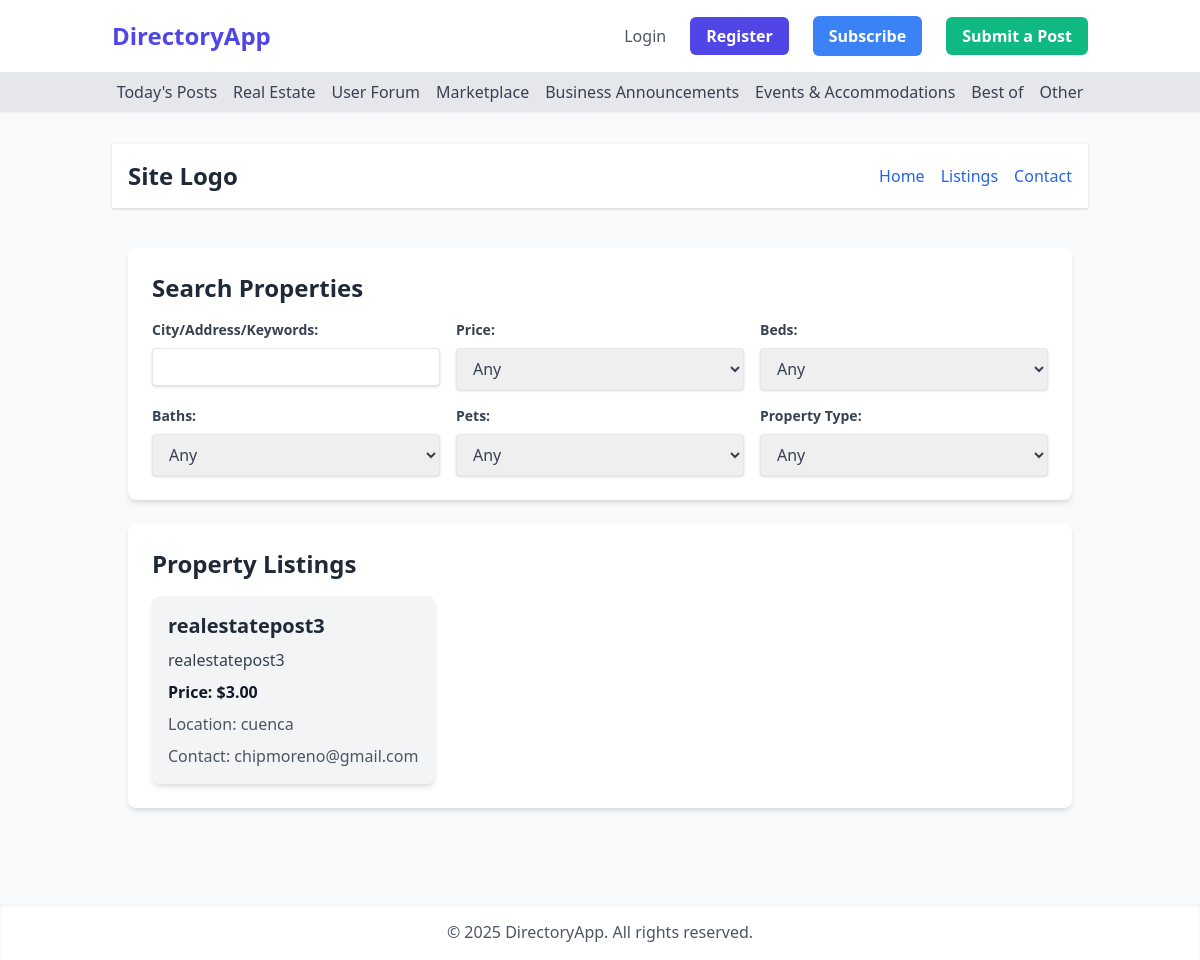
Before: /real_estate with the older database file.
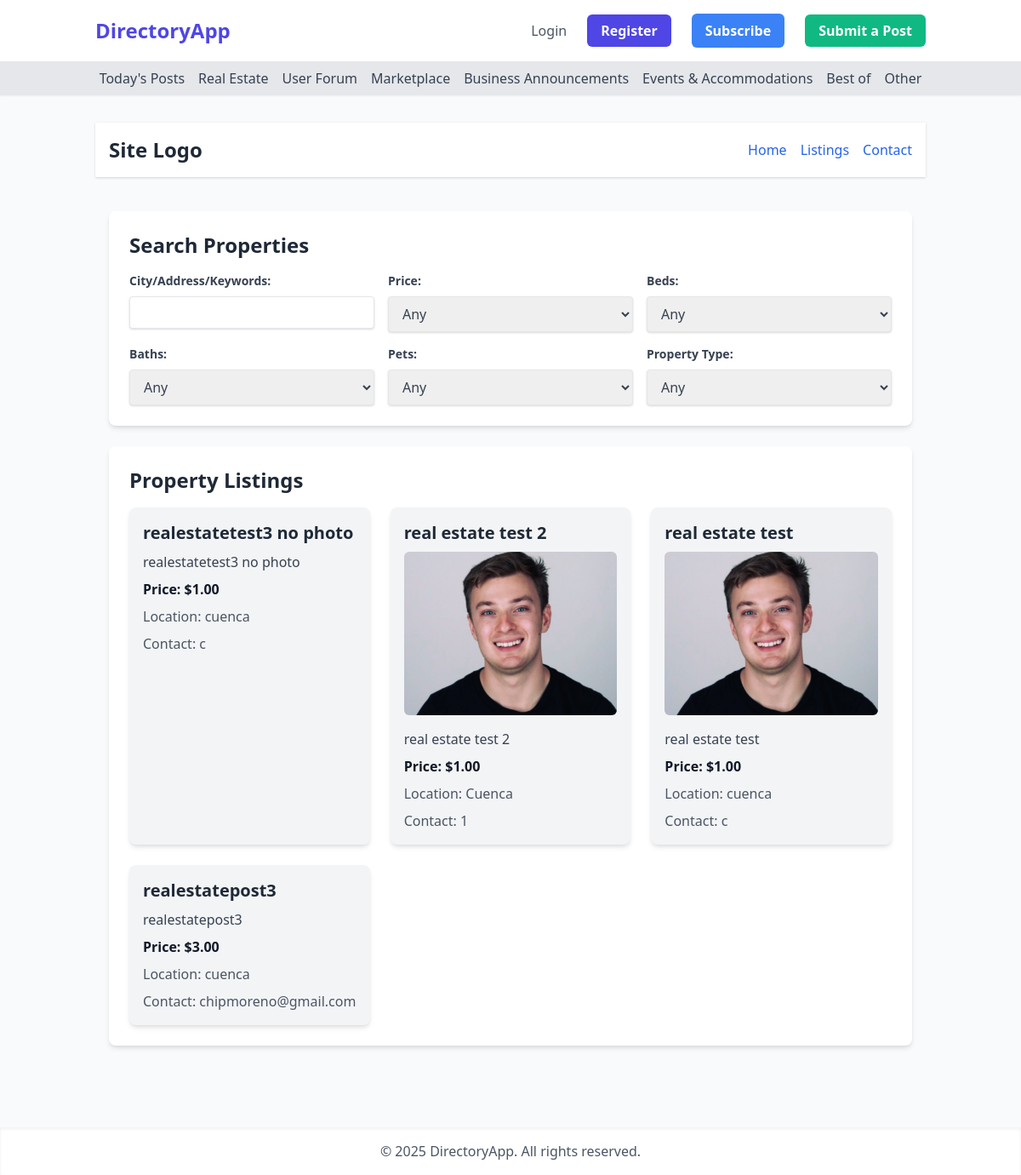
After: the same page with the newer database file.
### app/models.py (models this page shows, shortened)
class Post(db.Model):
    __tablename__ = 'posts'
    id = db.Column(db.Integer, primary_key=True)
    title = db.Column(db.String(120), nullable=False)
    description = db.Column(db.Text, nullable=False)
    price = db.Column(db.Numeric(10, 2), nullable=False)
    location = db.Column(db.String(120), nullable=False)
    contact_info = db.Column(db.Text, nullable=False)
    is_active = db.Column(db.Boolean, default=True)
    created_at = db.Column(db.DateTime, default=datetime.utcnow)
    user_id = db.Column(db.Integer, db.ForeignKey('users.id'), nullable=False)
    category = db.Column(db.String(50), nullable=False, default='general')
    photos = db.relationship('Photo', backref='post', lazy=True)

class Photo(db.Model):
    __tablename__ = 'photos'
    id = db.Column(db.Integer, primary_key=True)
    filename = db.Column(db.String(120), nullable=False)
    post_id = db.Column(db.Integer, db.ForeignKey('posts.id'), nullable=False)

### app/main/routes.py (the view)
@main_bp.route('/real_estate')
def real_estate():
    posts = Post.query.filter_by(is_active=True, category='real-estate').order_by(Post.created_at.desc()).all()
    return render_template('real_estate.html', title='Real Estate', posts=posts)

### app/templates/real_estate.html (shortened to what this page needs)
{% extends "base.html" %}
{% block content %}
<header class="bg-white shadow p-4 mb-6">
    <div class="container mx-auto flex justify-between items-center">
        <div class="text-2xl font-bold text-gray-800">Site Logo</div>
        <nav>
            <ul class="flex space-x-4">
                <li><a href="#" class="text-blue-600 hover:underline">Home</a></li>
                <li><a href="#" class="text-blue-600 hover:underline">Listings</a></li>
                <li><a href="#" class="text-blue-600 hover:underline">Contact</a></li>
            </ul>
        </nav>
    </div>
</header>
<main class="container mx-auto p-4">
    <div id="search-container" class="bg-white p-6 rounded-lg shadow-md mb-6">
        <h2 class="text-2xl font-bold text-gray-800 mb-4">Search Properties</h2>
    </div>
    <div class="property-listings bg-white p-6 rounded-lg shadow-md">
        <h2 class="text-2xl font-bold text-gray-800 mb-4">Property Listings</h2>
        {% if posts %}
            <div class="grid grid-cols-1 md:grid-cols-2 lg:grid-cols-3 gap-6">
                {% for post in posts %}
                    <div class="bg-gray-100 p-4 rounded-lg shadow-md">
                        <h3 class="text-xl font-bold text-gray-800 mb-2">{{ post.title }}</h3>
                        {% if post.photos %}
                            {% set first_photo = post.photos[0] %}
                            <img src="{{ url_for('static', filename='uploads/' + first_photo.filename) }}" alt="{{ post.title }}" class="w-full h-48 object-cover rounded-md mb-4">
                        {% endif %}
                        <p class="text-gray-700 mb-2">{{ post.description }}</p>
                        <p class="text-gray-900 font-semibold mb-2">Price: ${{ "%.2f"|format(post.price) }}</p>
                        <p class="text-gray-600 mb-2">Location: {{ post.location }}</p>
                        <p class="text-gray-600">Contact: {{ post.contact_info }}</p>
                    </div>
                {% endfor %}
            </div>
        {% else %}
            <p>No property listings available.</p>
        {% endif %}
    </div>
</main>
{% endblock %}

### app/templates/base.html (shortened to what this page needs)
<!DOCTYPE html>
<html lang="en">
<head>
    <link href="https://cdn.jsdelivr.net/npm/tailwindcss@2.2.19/dist/tailwind.min.css" rel="stylesheet">
</head>
<body class="bg-gray-50 font-sans antialiased">
    <nav class="bg-white shadow-md">
        <div class="container mx-auto px-6 py-4">
            <div class="flex justify-between items-center">
                <a class="text-2xl font-bold text-indigo-600 hover:text-indigo-800" href="{{ url_for('main.index') }}">DirectoryApp</a>
                <div class="hidden lg:flex lg:items-center" id="navbar-collapse">
                    <ul class="flex items-center space-x-6 ml-auto">
                        {% if current_user.is_authenticated %}
                            <li><span class="text-gray-800 font-semibold">Welcome, {{ current_user.username }}</span></li>
                            <li><a class="text-gray-600 hover:text-indigo-600" href="{{ url_for('auth.logout') }}">Logout</a></li>
                        {% else %}
                            <li><a class="text-gray-600 hover:text-indigo-600" href="{{ url_for('auth.login') }}">Login</a></li>
                            <li><a class="bg-indigo-600 hover:bg-indigo-700 text-white font-bold py-2 px-4 rounded-md transition duration-300" href="{{ url_for('auth.register') }}">Register</a></li>
                        {% endif %}
                    </ul>
                    <a href="#" class="bg-blue-500 hover:bg-blue-600 text-white font-bold py-2 px-4 rounded-md transition duration-300 ml-6">
                        Subscribe
                    </a>
                    <div class="relative ml-6">
                        {% if current_user.is_authenticated %}
                        <button id="dropdown-toggle" class="bg-green-500 hover:bg-green-600 text-white font-bold py-2 px-4 rounded-md transition duration-300">
                            Submit a Post
                        </button>
                        <div id="dropdown-menu" class="absolute right-0 mt-2 w-56 bg-white rounded-md shadow-lg z-10 hidden">
                            <a href="{{ url_for('main.submit_post', category='display-ad-banner') }}" class="block px-4 py-2 text-sm text-gray-700 hover:bg-gray-100">Display ad / Banner</a>
                            <a href="{{ url_for('main.submit_post', category='article-story') }}" class="block px-4 py-2 text-sm text-gray-700 hover:bg-gray-100">Article / Story</a>
                            <a href="{{ url_for('main.submit_post', category='help-people') }}" class="block px-4 py-2 text-sm text-gray-700 hover:bg-gray-100">Help (People)</a>
                            <a href="{{ url_for('main.submit_post', category='animals') }}" class="block px-4 py-2 text-sm text-gray-700 hover:bg-gray-100">Animals</a>
                            <a href="{{ url_for('main.submit_post', category='thank-you-note') }}" class="block px-4 py-2 text-sm text-gray-700 hover:bg-gray-100">Thank you note</a>
                            <a href="{{ url_for('main.submit_post', category='lost-and-found') }}" class="block px-4 py-2 text-sm text-gray-700 hover:bg-gray-100">Lost and Found</a>
                            <a href="{{ url_for('main.submit_post', category='general-post') }}" class="block px-4 py-2 text-sm text-gray-700 hover:bg-gray-100">General Post</a>
                            <a href="{{ url_for('main.submit_post', category='questions') }}" class="block px-4 py-2 text-sm text-gray-700 hover:bg-gray-100">Questions</a>
                            <a href="{{ url_for('main.submit_post', category='looking-for') }}" class="block px-4 py-2 text-sm text-gray-700 hover:bg-gray-100">Looking for</a>
                            <a href="{{ url_for('main.submit_post', category='events-activities') }}" class="block px-4 py-2 text-sm text-gray-700 hover:bg-gray-100">Events / Activities</a>
                            <a href="{{ url_for('main.submit_post', category='items-for-sale') }}" class="block px-4 py-2 text-sm text-gray-700 hover:bg-gray-100">Items for Sale</a>
                            <a href="{{ url_for('main.submit_post', category='recommendations') }}" class="block px-4 py-2 text-sm text-gray-700 hover:bg-gray-100">Recommendations</a>
                            <a href="{{ url_for('main.submit_post', category='services') }}" class="block px-4 py-2 text-sm text-gray-700 hover:bg-gray-100">Services</a>
                            <a href="{{ url_for('main.submit_post', category='business') }}" class="block px-4 py-2 text-sm text-gray-700 hover:bg-gray-100">Business</a>
                            <a href="{{ url_for('main.submit_post', category='food-entertainment') }}" class="block px-4 py-2 text-sm text-gray-700 hover:bg-gray-100">Food / Entertainment</a>
                            <a href="{{ url_for('main.submit_post', category='real-estate') }}" class="block px-4 py-2 text-sm text-gray-700 hover:bg-gray-100">Real Estate</a>
                        </div>
                        {% else %}
                        <a href="{{ url_for('auth.login') }}" class="bg-green-500 hover:bg-green-600 text-white font-bold py-2 px-4 rounded-md transition duration-300">
                            Submit a Post
                        </a>
                        {% endif %}
                    </div>
                </div>
            </div>
        </div>
    </nav>
    <nav class="bg-gray-200 shadow-sm">
        <div class="container mx-auto px-6 py-2">
            <div class="flex justify-center items-center space-x-4">
                <a href="{{ url_for('main.todays_posts') }}" class="text-gray-700 hover:text-indigo-600 font-medium">Today's Posts</a>
                <a href="{{ url_for('main.real_estate') }}" class="text-gray-700 hover:text-indigo-600 font-medium">Real Estate</a>
                <a href="{{ url_for('main.user_forum') }}" class="text-gray-700 hover:text-indigo-600 font-medium">User Forum</a>
                <a href="{{ url_for('main.marketplace') }}" class="text-gray-700 hover:text-indigo-600 font-medium">Marketplace</a>
                <a href="{{ url_for('main.business_announcements') }}" class="text-gray-700 hover:text-indigo-600 font-medium">Business Announcements</a>
                <a href="{{ url_for('main.events_accommodations') }}" class="text-gray-700 hover:text-indigo-600 font-medium">Events & Accommodations</a>
                <a href="{{ url_for('main.best_of') }}" class="text-gray-700 hover:text-indigo-600 font-medium">Best of</a>
                <div class="relative">
                    <button id="other-dropdown-toggle" class="text-gray-700 hover:text-indigo-600 font-medium">
                        Other
                    </button>
                </div>
            </div>
        </div>
    </nav>
    <main class="container mx-auto px-6 py-8">
        {% block content %}{% endblock %}
    </main>
    <footer class="bg-white shadow-inner mt-12">
        <div class="container mx-auto px-6 py-4 text-center text-gray-600">
            <p>&copy; 2025 DirectoryApp. All rights reserved.</p>
        </div>
    </footer>
</body>
</html>

Changed rows visible on the page:
added Post: title "realestatetest3 no photo", description "realestatetest3 no photo", price "1.00", location "cuenca", contact_info "c"
added Post: title "real estate test 2", filename (picture), description "real estate test 2", price "1.00", location "Cuenca", contact_info "1"
added Post: title "real estate test", filename (picture), description "real estate test", price "1.00", location "cuenca", contact_info "c"
